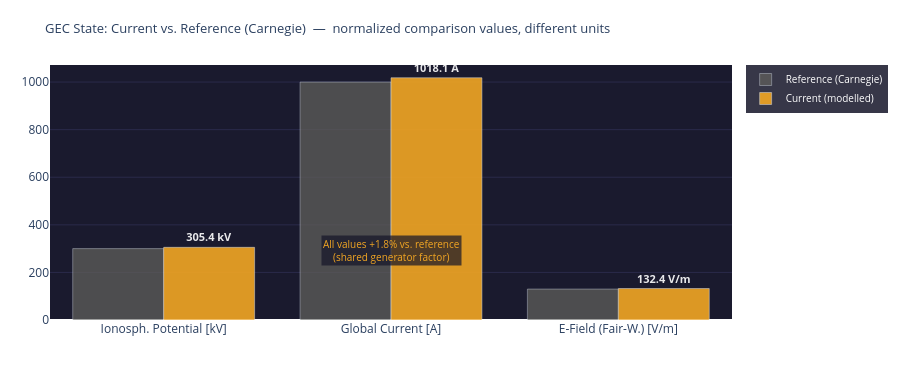

This figure's notebook cell:
### Markdown cell above
---
## 4. Visualizations

### Code cell
# ============================================================
# GEC STATE vs. REFERENCE
# Note: raw values have different units (kV, A, V/m)
# Comparison shows relative deviation from Carnegie reference
# ============================================================

metrics = [
    ('Ionosph. Potential', 'kV',  GEC_REF['V_iono_kV'], V_iono_mod),
    ('Global Current',     'A',   GEC_REF['I_total_A'], I_total_mod),
    ('E-Field (Fair-W.)',  'V/m', GEC_REF['E_field_Vm'], E_mod),
]
labels_units = [f'{m[0]}\n[{m[1]}]' for m in metrics]

fig = go.Figure()
fig.add_trace(go.Bar(
    name='Reference (Carnegie)',
    x=labels_units, y=[m[2] for m in metrics],
    marker_color='#5F5E5A', opacity=0.75
))
fig.add_trace(go.Bar(
    name='Current (modelled)',
    x=labels_units, y=[m[3] for m in metrics],
    marker_color='#F2A623', opacity=0.90,
    text=[f'<b>{m[3]:.1f} {m[1]}</b>' for m in metrics],
    textposition='outside',
    textfont=dict(color='white', size=11)
))

# Joint percentage value as annotation
delta_pct = round((V_iono_mod - GEC_REF['V_iono_kV']) / GEC_REF['V_iono_kV'] * 100, 1)
fig.add_annotation(
    x=1.0, y=max(GEC_REF['V_iono_kV'], V_iono_mod) * 0.95,
    text=f'All values {delta_pct:+.1f}% vs. reference<br>(shared generator factor)',
    showarrow=False, xanchor='center',
    font=dict(color='#F2A623', size=10),
    bgcolor='rgba(20,20,40,0.7)'
)

fig.update_layout(
    title=dict(
        text='GEC State: Current vs. Reference (Carnegie)  —  normalized comparison values, different units',
        font=dict(size=13)
    ),
    barmode='group',
    height=380,
    plot_bgcolor='#1a1a2e', paper_bgcolor='rgba(0,0,0,0)',
    margin=dict(l=50, r=50, t=65, b=60),
    legend=dict(bgcolor='rgba(20,20,40,0.85)', font=dict(color='white', size=10)),
    yaxis=dict(gridcolor='#2a2a4a')
)
fig.show()

print(f'GEC deviation from Carnegie reference: {delta_pct:+.1f}%')
print(f'  (all values scale with the same generator factor {generator_strength:.3f})')

### Figure 1 — Plotly figure (JSON) as saved in the notebook; plotly's stock layout.template omitted (floating-point values rounded to 4 significant figures)
{"data": [{"marker": {"color": "#5F5E5A"}, "name": "Reference (Carnegie)", "opacity": 0.75, "type": "bar", "x": ["Ionosph. Potential\n[kV]", "Global Current\n[A]", "E-Field (Fair-W.)\n[V/m]"], "y": [300.0, 1000.0, 130.0]}, {"marker": {"color": "#F2A623"}, "name": "Current (modelled)", "opacity": 0.9, "text": ["<b>305.4 kV</b>", "<b>1018.1 A</b>", "<b>132.4 V/m</b>"], "textfont": {"color": "white", "size": 11}, "textposition": "outside", "type": "bar", "x": ["Ionosph. Potential\n[kV]", "Global Current\n[A]", "E-Field (Fair-W.)\n[V/m]"], "y": [305.4, 1018.0, 132.4]}], "layout": {"annotations": [{"bgcolor": "rgba(20,20,40,0.7)", "font": {"color": "#F2A623", "size": 10}, "showarrow": false, "text": "All values +1.8% vs. reference<br>(shared generator factor)", "x": 1.0, "xanchor": "center", "y": 290.1}], "barmode": "group", "height": 380, "legend": {"bgcolor": "rgba(20,20,40,0.85)", "font": {"color": "white", "size": 10}}, "margin": {"b": 60, "l": 50, "r": 50, "t": 65}, "paper_bgcolor": "rgba(0,0,0,0)", "plot_bgcolor": "#1a1a2e", "title": {"font": {"size": 13}, "text": "GEC State: Current vs. Reference (Carnegie)  —  normalized comparison values, different units"}, "yaxis": {"gridcolor": "#2a2a4a"}}}
